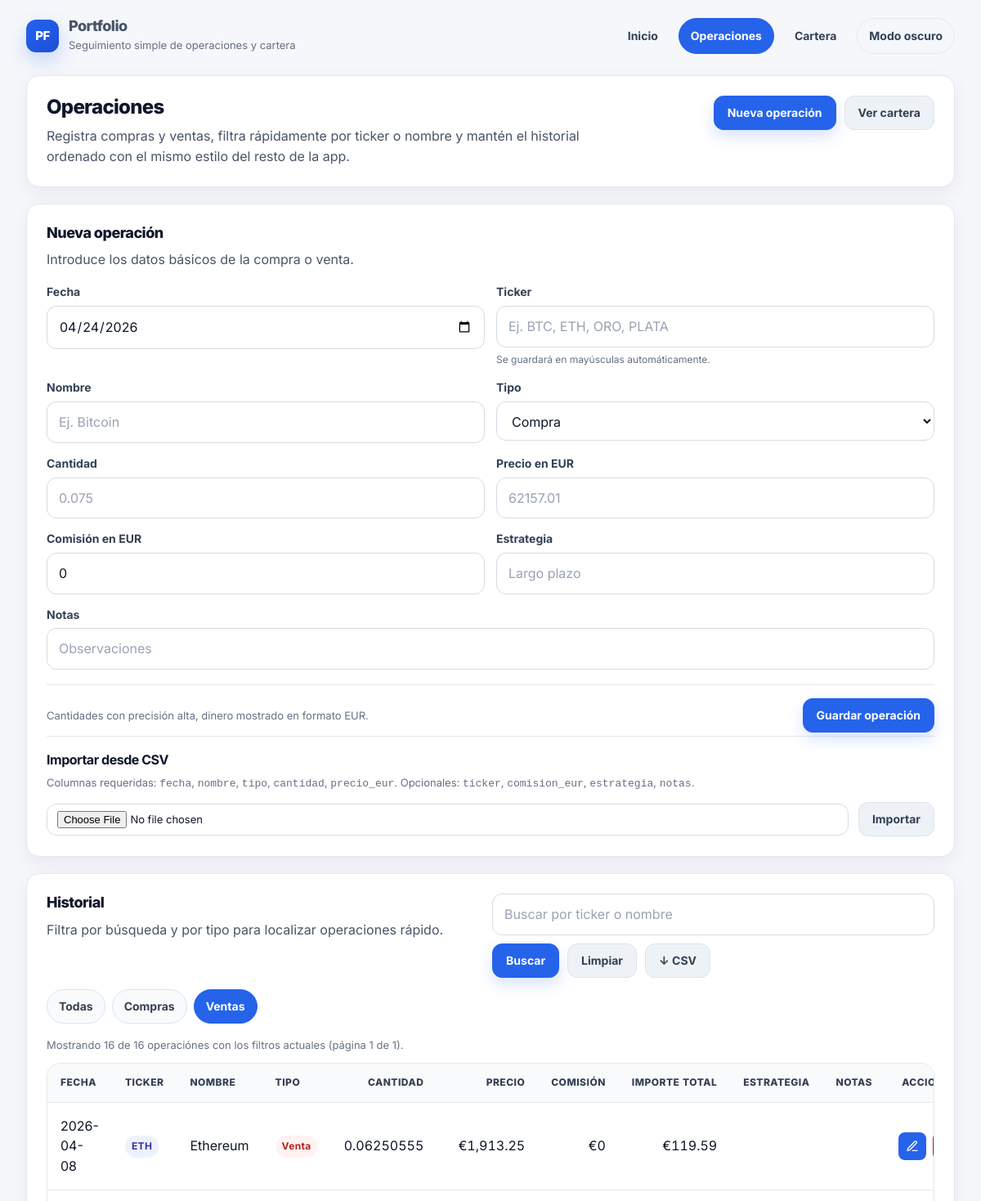
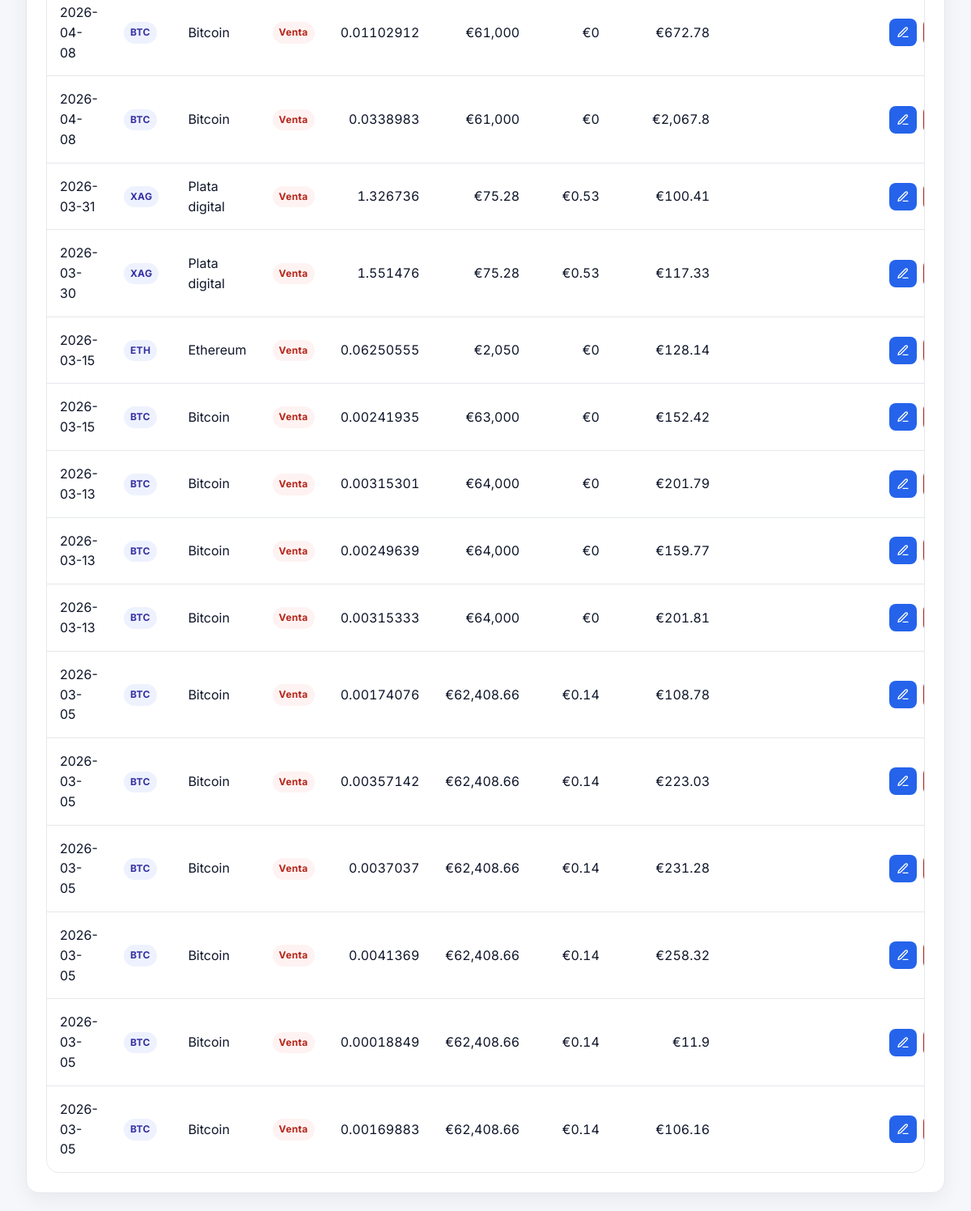
The app's page /operaciones?q=&tipo=Venta with its own data (2 pictures, top to bottom).
### tables this page shows
CREATE TABLE operaciones (
            id INTEGER PRIMARY KEY AUTOINCREMENT,
            fecha TEXT NOT NULL,
            nombre TEXT NOT NULL,
            tipo TEXT NOT NULL,
            cantidad REAL NOT NULL,
            precio_eur REAL NOT NULL,
            comision_eur REAL NOT NULL DEFAULT 0,
            estrategia TEXT,
            notas TEXT
        , ticker TEXT);

### app.py (the view)
@app.route("/operaciones")
def operaciones():
    today = datetime.now().strftime("%Y-%m-%d")  # pre-rellena la fecha en el formulario
    q = request.args.get("q", "").strip()
    tipo = request.args.get("tipo", "").strip()
    try:
        page = max(1, int(request.args.get("page", 1) or 1))
    except ValueError:
        page = 1
    conn = get_db_connection()
    sql_base = "FROM operaciones WHERE 1=1"
    params = []
    if q:
        sql_base += " AND (nombre LIKE ? OR ticker LIKE ?)"
        like_q = f"%{q}%"
        params.extend([like_q, like_q])
    if tipo in ["Compra", "Venta"]:
        sql_base += " AND tipo = ?"
        params.append(tipo)
    total_count = conn.execute(f"SELECT COUNT(*) AS n {sql_base}", params).fetchone()["n"]
    total_pages = max(1, (total_count + OPS_PER_PAGE - 1) // OPS_PER_PAGE)
    page = min(page, total_pages)  # corregir si la página pedida supera el máximo
    offset = (page - 1) * OPS_PER_PAGE
    ops = conn.execute(
        f"SELECT * {sql_base} ORDER BY fecha DESC, id DESC LIMIT ? OFFSET ?",
        params + [OPS_PER_PAGE, offset]
    ).fetchall()
    tickers_existentes = [
        row["ticker"] for row in
        conn.execute(
            "SELECT DISTINCT ticker FROM operaciones WHERE ticker IS NOT NULL AND ticker != '' ORDER BY ticker"
        ).fetchall()
    ]
    conn.close()
    return render_template(
        "operaciones.html",
        operaciones=ops,
        q=q,
        tipo=tipo,
        today=today,
        page=page,
        total_pages=total_pages,
        total_count=total_count,
        tickers_existentes=tickers_existentes
    )

### app.py (called while the page is built)
def get_db_connection():
    conn = sqlite3.connect(DB_NAME)
    conn.row_factory = sqlite3.Row  # permite hacer row["campo"] en vez de row[0]
    return conn

def format_decimal(value, max_decimals=10, use_grouping=False):
    try:
        num = float(value)
        text = f"{num:,.{max_decimals}f}" if use_grouping else f"{num:.{max_decimals}f}"
        text = text.rstrip("0").rstrip(".")
        return "0" if text == "-0" else text
    except (TypeError, ValueError):
        return "0"

@app.template_filter("num")
def num(value):
    return format_decimal(value, 10, False)

@app.template_filter("eur")
def eur(value):
    return f"€{format_decimal(value, 2, True)}"

### templates/operaciones.html (shortened to what this page needs)
{% extends "base.html" %}
{% block content %}
<div class="card">
    <div class="ops-header">
        <div class="ops-header-copy">
            <h1>Operaciones</h1>
            <p>
                Registra compras y ventas, filtra rápidamente por ticker o nombre y mantén
                el historial ordenado con el mismo estilo del resto de la app.
            </p>
        </div>
        <div class="ops-header-actions">
            <a href="#nueva-operacion" class="btn-link btn-primary">Nueva operación</a>
            <a href="{{ url_for('cartera') }}" class="btn-link btn-secondary">Ver cartera</a>
        </div>
    </div>
</div>
<div class="card" id="nueva-operacion">
    <div class="section-head">
        <div>
            <h2>Nueva operación</h2>
            <p>Introduce los datos básicos de la compra o venta.</p>
        </div>
    </div>
    <form action="{{ url_for('agregar_operacion') }}" method="POST">
        <div class="form-grid">
            <div class="field-group">
                <label for="fecha">Fecha</label>
                <input type="date" id="fecha" name="fecha" value="{{ today }}" required>
            </div>
            <div class="field-group">
                <label for="ticker">Ticker</label>
                <input type="text" id="ticker" name="ticker" placeholder="Ej. BTC, ETH, ORO, PLATA"
                       list="tickers-lista" autocomplete="off">
                <div class="field-help">Se guardará en mayúsculas automáticamente.</div>
            </div>
            <div class="field-group">
                <label for="nombre">Nombre</label>
                <input type="text" id="nombre" name="nombre" placeholder="Ej. Bitcoin" required>
            </div>
            <div class="field-group">
                <label for="tipo">Tipo</label>
                <select id="tipo" name="tipo" required>
                    <option value="Compra">Compra</option>
                </select>
            </div>
            <div class="field-group">
                <label for="cantidad">Cantidad</label>
                <input type="number" step="any" id="cantidad" name="cantidad" placeholder="0.075" required>
            </div>
            <div class="field-group">
                <label for="precio_eur">Precio en EUR</label>
                <input type="number" step="any" id="precio_eur" name="precio_eur" placeholder="62157.01" required>
            </div>
            <div class="field-group">
                <label for="comision_eur">Comisión en EUR</label>
                <input type="number" step="any" id="comision_eur" name="comision_eur" value="0">
            </div>
            <div class="field-group">
                <label for="estrategia">Estrategia</label>
                <input type="text" id="estrategia" name="estrategia" placeholder="Largo plazo">
            </div>
            <div class="field-group field-full">
                <label for="notas">Notas</label>
                <input type="text" id="notas" name="notas" placeholder="Observaciones">
            </div>
        </div>
        <div class="form-actions">
            <div class="form-actions-note">
                Cantidades con precisión alta, dinero mostrado en formato EUR.
            </div>
            <button type="submit" class="btn-primary">Guardar operación</button>
        </div>
    </form>
    <div class="import-section">
        <h3>Importar desde CSV</h3>
        <p style="font-size:13px;color:var(--muted);margin-bottom:12px;">
            Columnas requeridas: <code>fecha</code>, <code>nombre</code>, <code>tipo</code>,
            <code>cantidad</code>, <code>precio_eur</code>. Opcionales: <code>ticker</code>,
            <code>comision_eur</code>, <code>estrategia</code>, <code>notas</code>.
        </p>
        <form action="{{ url_for('importar_csv') }}" method="POST" enctype="multipart/form-data">
            <div class="import-row">
                <input type="file" name="archivo_csv" accept=".csv" required>
                <button type="submit" class="btn-secondary">Importar</button>
            </div>
        </form>
    </div>
</div>
<div class="card">
    <div class="toolbar">
        <div class="toolbar-copy">
            <h2>Historial</h2>
            <p>Filtra por búsqueda y por tipo para localizar operaciones rápido.</p>
        </div>
        <form method="GET" action="{{ url_for('operaciones') }}" class="search-form">
            <input
                type="search"
                name="q"
                value="{{ q or '' }}"
                placeholder="Buscar por ticker o nombre"
                class="search-input"
            >
            <button type="submit" class="btn-primary">Buscar</button>
            {% if q or tipo %}
            <a href="{{ url_for('operaciones') }}" class="btn-link btn-secondary">Limpiar</a>
            {% endif %}
            <a href="{{ url_for('exportar_csv') }}{% if q %}?q={{ q }}{% endif %}{% if tipo %}{% if q %}&{% else %}?{% endif %}tipo={{ tipo }}{% endif %}"
               class="btn-link btn-secondary">
                ↓ CSV
            </a>
        </form>
    </div>
    <div class="chips">
        <a href="{{ url_for('operaciones', q=q) }}" class="chip {% if not tipo %}active{% endif %}">Todas</a>
        <a href="{{ url_for('operaciones', q=q, tipo='Compra') }}" class="chip {% if tipo == 'Compra' %}active{% endif %}">Compras</a>
        <a href="{{ url_for('operaciones', q=q, tipo='Venta') }}" class="chip {% if tipo == 'Venta' %}active{% endif %}">Ventas</a>
    </div>
    {% if operaciones %}
    <div class="history-meta">
        Mostrando {{ operaciones|length }} de {{ total_count }} operación{% if total_count != 1 %}es{% endif %}
        {% if q or tipo %}con los filtros actuales{% endif %}
        (página {{ page }} de {{ total_pages }}).
    </div>
    <div class="table-wrap">
        <table class="tabla-operaciones">
            <thead>
                <tr>
                    <th>Fecha</th>
                    <th>Ticker</th>
                    <th>Nombre</th>
                    <th>Tipo</th>
                    <th class="num">Cantidad</th>
                    <th class="num">Precio</th>
                    <th class="num">Comisión</th>
                    <th class="num">Importe total</th>
                    <th>Estrategia</th>
                    <th>Notas</th>
                    <th class="acciones-columna">Acciones</th>
                </tr>
            </thead>
            <tbody>
                {% for op in operaciones %}
                <tr>
                    <td>{{ op["fecha"] }}</td>
                    <td>
                        {% if op["ticker"] %}
                        <span class="ticker-badge">{{ op["ticker"] }}</span>
                        {% else %}
                        <span class="muted">—</span>
                        {% endif %}
                    </td>
                    <td>{{ op["nombre"] }}</td>
                    <td>
                        <span class="{% if op['tipo'] == 'Compra' %}status-buy{% else %}status-sell{% endif %}">
                            {{ op["tipo"] }}
                        </span>
                    </td>
                    <td class="num">{{ op["cantidad"] | num }}</td>
                    <td class="num">{{ op["precio_eur"] | eur }}</td>
                    <td class="num">{{ op["comision_eur"] | eur }}</td>
                    <td class="num">{{ (op["cantidad"] * op["precio_eur"] + op["comision_eur"]) | eur }}</td>
                    <td>{{ op["estrategia"] or "" }}</td>
                    <td>{{ op["notas"] or "" }}</td>
                    <td>
                        <div class="acciones-botones">
                            <a
                                href="{{ url_for('editar_operacion', id=op['id']) }}"
                                class="accion-btn accion-editar"
                                title="Editar operación"
                                aria-label="Editar operación"
                            >
                                <svg xmlns="http://www.w3.org/2000/svg" viewBox="0 0 24 24" fill="none" stroke="white" stroke-width="2" stroke-linecap="round" stroke-linejoin="round" aria-hidden="true" focusable="false">
                                    <path d="M12 20h9"></path>
                                    <path d="M16.5 3.5a2.121 2.121 0 1 1 3 3L7 19l-4 1 1-4 12.5-12.5z"></path>
                                </svg>
                            </a>
                            <form action="{{ url_for('borrar_operacion', id=op['id']) }}" method="POST" onsubmit="return confirm('¿Seguro que quieres borrar esta operación?');" style="margin: 0; display: inline;">
                                <button
                                    type="submit"
                                    class="accion-btn accion-borrar"
                                    title="Borrar operación"
                                    aria-label="Borrar operación"
                                >
                                </button>
                            </form>
                        </div>
                    </td>
                </tr>
                {% endfor %}
            </tbody>
        </table>
    </div>
    {% endif %}
</div>
{% endblock %}

### templates/base.html (style rules this page uses)
:root { --bg: #f5f7fb; --surface: #ffffff; --surface-soft: #f8fafc; --border: #e5e7eb; --border-strong: #d6dbe4; --text: #0f172a; --muted: #667085; --primary: #2563eb; --primary-hover: #1d4ed8; --primary-soft: #dbeafe; --secondary-bg: #eef2f7; --secondary-text: #334155; --success: #027a48; --success-soft: #ecfdf3; --danger: #b42318; --danger-hover: #912018; --danger-soft: #fef3f2; --shadow: 0 8px 24px rgba(15, 23, 42, 0.06); --radius: 16px; --radius-sm: 10px; --radius-xs: 8px; --container: 1180px; }
* { box-sizing: border-box; }
html { scroll-behavior: smooth; }
body { margin: 0; background: var(--bg); color: var(--text); font-family: "Inter", system-ui, -apple-system, BlinkMacSystemFont, "Segoe UI", sans-serif; font-size: 16px; line-height: 1.55; -webkit-font-smoothing: antialiased; -moz-osx-font-smoothing: grayscale; }
a { color: var(--primary); text-decoration: none; }
.card { background: var(--surface); border: 1px solid var(--border); border-radius: var(--radius); box-shadow: var(--shadow); padding: 24px; }
h1, h2, h3 { margin-top: 0; color: var(--text); letter-spacing: -0.03em; }
h1 { font-size: 24px; line-height: 1.15; font-weight: 800; margin-bottom: 10px; }
h2 { font-size: 18px; line-height: 1.2; font-weight: 800; margin-bottom: 10px; }
h3 { font-size: 16px; line-height: 1.25; font-weight: 700; margin-bottom: 8px; }
p { margin-top: 0; margin-bottom: 12px; color: #475467; }
.num { text-align: right; font-variant-numeric: tabular-nums; font-feature-settings: "tnum"; }
.btn-primary, .btn-secondary, .btn-link { display: inline-flex; align-items: center; justify-content: center; gap: 8px; min-height: 42px; padding: 0 16px; border-radius: 12px; border: 1px solid transparent; font-family: inherit; font-size: 14px; font-weight: 700; line-height: 1; cursor: pointer; text-decoration: none; transition: 0.2s ease; white-space: nowrap; }
.btn-primary { background: var(--primary); color: white; border-color: var(--primary); box-shadow: 0 8px 18px rgba(37, 99, 235, 0.18); }
.btn-secondary, .btn-link.btn-secondary { background: var(--secondary-bg); color: var(--secondary-text); border-color: #dde3ec; }
.btn-link { text-decoration: none; }
button { font: inherit; }
input, select, textarea { width: 100%; min-height: 44px; border: 1px solid var(--border-strong); border-radius: 12px; padding: 12px 14px; background: #ffffff; color: var(--text); font: inherit; outline: none; transition: border-color 0.2s ease, box-shadow 0.2s ease, background 0.2s ease; }
input::placeholder, textarea::placeholder { color: #98a2b3; }
label { font-size: 14px; font-weight: 700; color: #334155; }
.table-wrap { width: 100%; overflow-x: auto; border: 1px solid var(--border); border-radius: 16px; }
table { width: 100%; border-collapse: collapse; min-width: 700px; background: white; }
thead th { background: #f8fafc; color: #344054; text-transform: uppercase; letter-spacing: 0.04em; font-size: 12px; font-weight: 800; padding: 14px 16px; border-bottom: 1px solid var(--border); text-align: left; white-space: nowrap; }
tbody td { padding: 16px; border-bottom: 1px solid var(--border); vertical-align: middle; }
tbody tr:last-child td { border-bottom: none; }
.status-buy, .status-sell { display: inline-flex; align-items: center; justify-content: center; padding: 4px 8px; border-radius: 999px; font-size: 12px; font-weight: 700; letter-spacing: 0.03em; }
.status-sell { background: var(--danger-soft); color: var(--danger); }
.page-stack > * { min-width: 0; }

### records on screen
operaciones: fecha "2026-04-08", ticker "ETH", nombre "Ethereum", tipo "Venta", cantidad|num "0.06250555", precio_eur|eur "€1,913.25", comision_eur|eur "€0", cantidad+precio_eur+comision_eur "€119.59"
operaciones: fecha "2026-04-08", ticker "BTC", nombre "Bitcoin", tipo "Venta", cantidad|num "0.01102912", precio_eur|eur "€61,000", comision_eur|eur "€0", cantidad+precio_eur+comision_eur "€672.78"
operaciones: fecha "2026-04-08", ticker "BTC", nombre "Bitcoin", tipo "Venta", cantidad|num "0.0338983", precio_eur|eur "€61,000", comision_eur|eur "€0", cantidad+precio_eur+comision_eur "€2,067.8"
operaciones: fecha "2026-03-31", ticker "XAG", nombre "Plata digital", tipo "Venta", cantidad|num "1.326736", precio_eur|eur "€75.28", comision_eur|eur "€0.53", cantidad+precio_eur+comision_eur "€100.41"
operaciones: fecha "2026-03-30", ticker "XAG", nombre "Plata digital", tipo "Venta", cantidad|num "1.551476", precio_eur|eur "€75.28", comision_eur|eur "€0.53", cantidad+precio_eur+comision_eur "€117.33"
operaciones: fecha "2026-03-15", ticker "ETH", nombre "Ethereum", tipo "Venta", cantidad|num "0.06250555", precio_eur|eur "€2,050", comision_eur|eur "€0", cantidad+precio_eur+comision_eur "€128.14"
operaciones: fecha "2026-03-15", ticker "BTC", nombre "Bitcoin", tipo "Venta", cantidad|num "0.00241935", precio_eur|eur "€63,000", comision_eur|eur "€0", cantidad+precio_eur+comision_eur "€152.42"
operaciones: fecha "2026-03-13", ticker "BTC", nombre "Bitcoin", tipo "Venta", cantidad|num "0.00315301", precio_eur|eur "€64,000", comision_eur|eur "€0", cantidad+precio_eur+comision_eur "€201.79"
operaciones: fecha "2026-03-13", ticker "BTC", nombre "Bitcoin", tipo "Venta", cantidad|num "0.00249639", precio_eur|eur "€64,000", comision_eur|eur "€0", cantidad+precio_eur+comision_eur "€159.77"
operaciones: fecha "2026-03-13", ticker "BTC", nombre "Bitcoin", tipo "Venta", cantidad|num "0.00315333", precio_eur|eur "€64,000", comision_eur|eur "€0", cantidad+precio_eur+comision_eur "€201.81"
operaciones: fecha "2026-03-05", ticker "BTC", nombre "Bitcoin", tipo "Venta", cantidad|num "0.00174076", precio_eur|eur "€62,408.66", comision_eur|eur "€0.14", cantidad+precio_eur+comision_eur "€108.78"
operaciones: fecha "2026-03-05", ticker "BTC", nombre "Bitcoin", tipo "Venta", cantidad|num "0.00357142", precio_eur|eur "€62,408.66", comision_eur|eur "€0.14", cantidad+precio_eur+comision_eur "€223.03"
operaciones: fecha "2026-03-05", ticker "BTC", nombre "Bitcoin", tipo "Venta", cantidad|num "0.0037037", precio_eur|eur "€62,408.66", comision_eur|eur "€0.14", cantidad+precio_eur+comision_eur "€231.28"
operaciones: fecha "2026-03-05", ticker "BTC", nombre "Bitcoin", tipo "Venta", cantidad|num "0.0041369", precio_eur|eur "€62,408.66", comision_eur|eur "€0.14", cantidad+precio_eur+comision_eur "€258.32"
operaciones: fecha "2026-03-05", ticker "BTC", nombre "Bitcoin", tipo "Venta", cantidad|num "0.00018849", precio_eur|eur "€62,408.66", comision_eur|eur "€0.14", cantidad+precio_eur+comision_eur "€11.9"
operaciones: fecha "2026-03-05", ticker "BTC", nombre "Bitcoin", tipo "Venta", cantidad|num "0.00169883", precio_eur|eur "€62,408.66", comision_eur|eur "€0.14", cantidad+precio_eur+comision_eur "€106.16"

### other values on screen
{{ operaciones|length }} "16"
{{ total_count }} "16"
{{ page }} "1"
{{ total_pages }} "1"
